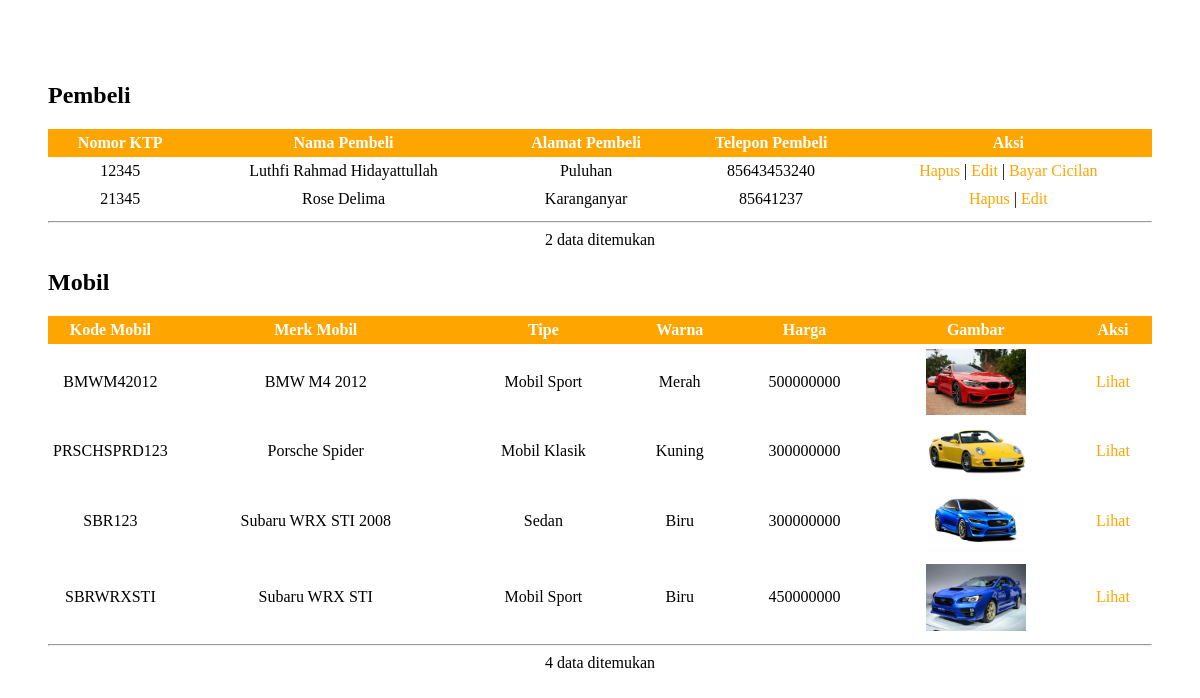
Screenshot of /search.php with the database file from the repository.
### tables this page shows
CREATE TABLE IF NOT EXISTS `pembeli` (
  `ktp` varchar(30) NOT NULL,
  `nama_pembeli` varchar(50) NOT NULL,
  `alamat_pembeli` text NOT NULL,
  `telelpon_pembeli` varchar(12) NOT NULL,
  PRIMARY KEY (`ktp`)
);

CREATE TABLE IF NOT EXISTS `mobil` (
  `kode_mobil` varchar(50) NOT NULL,
  `merk` varchar(50) NOT NULL,
  `type` varchar(50) NOT NULL,
  `warna` varchar(50) NOT NULL,
  `harga_mobil` int(9) NOT NULL,
  `gambar` varchar(50) NOT NULL,
  PRIMARY KEY (`kode_mobil`)
);

### search.php (the view, shortened to what this page needs)
<div style="width:100%; overflow-y:scroll; height:85%;">
<blockquote>
<h2>Pembeli</h2>
<table cellspacing="0" cellpadding="0" border="0" align="center" style="width:100%;">
			<tr>
				<th>Nomor KTP</th>
				<th>Nama Pembeli</th>
				<th>Alamat Pembeli</th>
				<th>Telepon Pembeli</th>
				<th>Aksi</th>
<?php
	$query = mysql_query("select * from pembeli where ktp like '%".$_GET['q']."%' or nama_pembeli like '%".$_GET['q']."%' or alamat_pembeli like '%".$_GET['q']."%'");
	$q = mysql_num_rows($query);
	if($q > 0 ){
		while($r=mysql_fetch_row($query)){
		echo '<tr>';
		for($i=0;$i<=3;$i++){
			echo '<td align="center"><font>'.$r[$i].'</font></td>';
		}
		$ccl = mysql_num_rows(mysql_query("select * from kredit where ktp ='$r[0]'"));
		$qwe = mysql_fetch_row(mysql_query("select * from kredit where ktp ='$r[0]'"));
		echo '
		<td align="center"><a href="hapus-pembeli.php?id='.$r[0].'">Hapus</a> |
		<a href="index.php?l=edit-pembeli&id='.$r[0].'"> Edit</a>';
		if ($ccl > 0){
			echo ' |</font><a href="index.php?l=bayar-cicilan&id='.$qwe[0].'">  Bayar Cicilan</a>';
		}
		echo '</td>
		</tr>';
		}
	}else{
		echo '<tr><td colspan="5" align="center"><font>Tidak ada data yang ditemukan</font></td></tr>';
	}
?>
</table>
<hr />
<?php echo "<center><font>$q data ditemukan</font></center>";?>
<h2>Mobil</h2>
<table cellspacing="0" cellpadding="0" border="0" align="center" style="width:100%;">
			<tr>
				<th width="100px">Kode Mobil</th>
				<th>Merk Mobil</th>
				<th>Tipe</th>
				<th>Warna</th>
				<th>Harga</th>
				<th>Gambar</th>
				<th>Aksi</th>
<?php
	$query = mysql_query("select * from mobil where kode_mobil like '%".$_GET['q']."%' or merk like '%".$_GET['q']."%' or type like '%".$_GET['q']."%' or harga_mobil like '%".$_GET['q']."%'");
	$q = mysql_num_rows($query);
	if($q > 0 ){
		while($r=mysql_fetch_row($query)){
		echo '<tr>';
		for($i=0;$i<=4;$i++){
			echo '<td align="center"><font>'.$r[$i].'</font></td>';
		}
		echo '
		<td align="center"><img src="img/'.$r[5].'" width="100px"></td>
		<td align="center"><a href="index.php?l=lihat-mobil&id='.$r[0].'">Lihat</a></td>
		</tr>';
		}
	}else{
		echo '<tr><td colspan="7" align="center"><font>Tidak ada data yang ditemukan</font></td></tr>';
	}
?>
</table>
<hr />
<?php echo "<center><font>$q data ditemukan</font></center>";?>
</blockquote>
</div>

### search.php (style rules this page uses)
th { text-align:center; padding:5px; background-color:orange; color:white; font-family:calibri; }
td a { text-decoration:none; color:orange; }
td { padding:5px; }

### rows the page displays
pembeli: ktp "12345", nama_pembeli "Luthfi Rahmad Hidayattullah", alamat_pembeli "Puluhan", telelpon_pembeli "85643453240"
pembeli: ktp "21345", nama_pembeli "Rose Delima", alamat_pembeli "Karanganyar", telelpon_pembeli "85641237"
mobil: kode_mobil "BMWM42012", merk "BMW M4 2012", type "Mobil Sport", warna "Merah", harga_mobil "500000000", gambar (picture)
mobil: kode_mobil "PRSCHSPRD123", merk "Porsche Spider", type "Mobil Klasik", warna "Kuning", harga_mobil "300000000", gambar (picture)
mobil: kode_mobil "SBR123", merk "Subaru WRX STI 2008", type "Sedan", warna "Biru", harga_mobil "300000000", gambar (picture)
mobil: kode_mobil "SBRWRXSTI", merk "Subaru WRX STI", type "Mobil Sport", warna "Biru", harga_mobil "450000000", gambar (picture)

### other values shown
$q "2"
$q "4"
